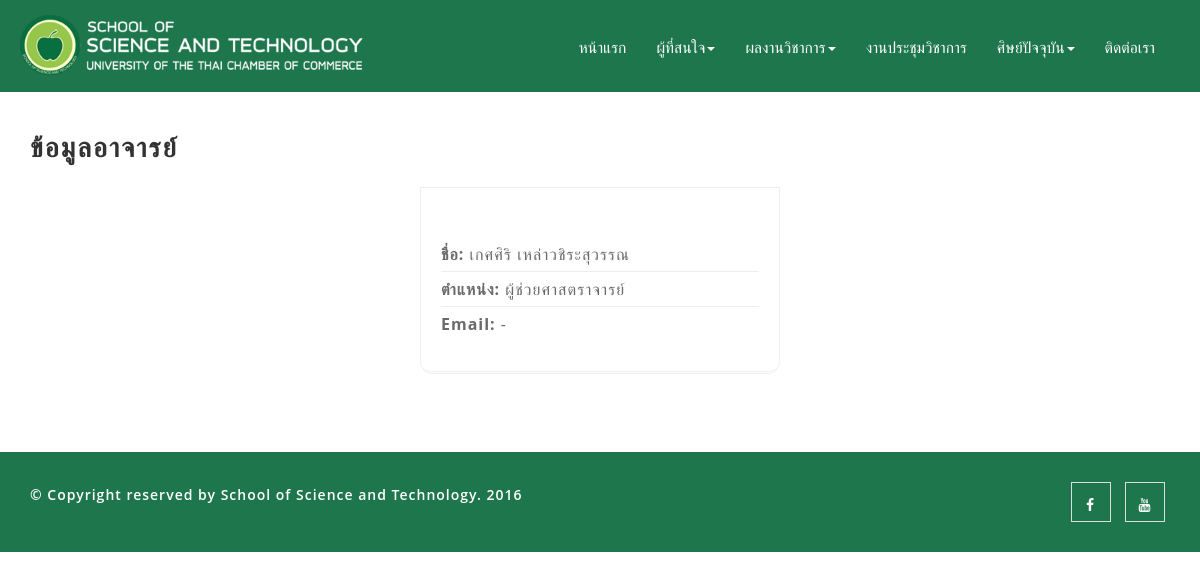
Before: /?page=instructor&instructorID=6 with the older database file.
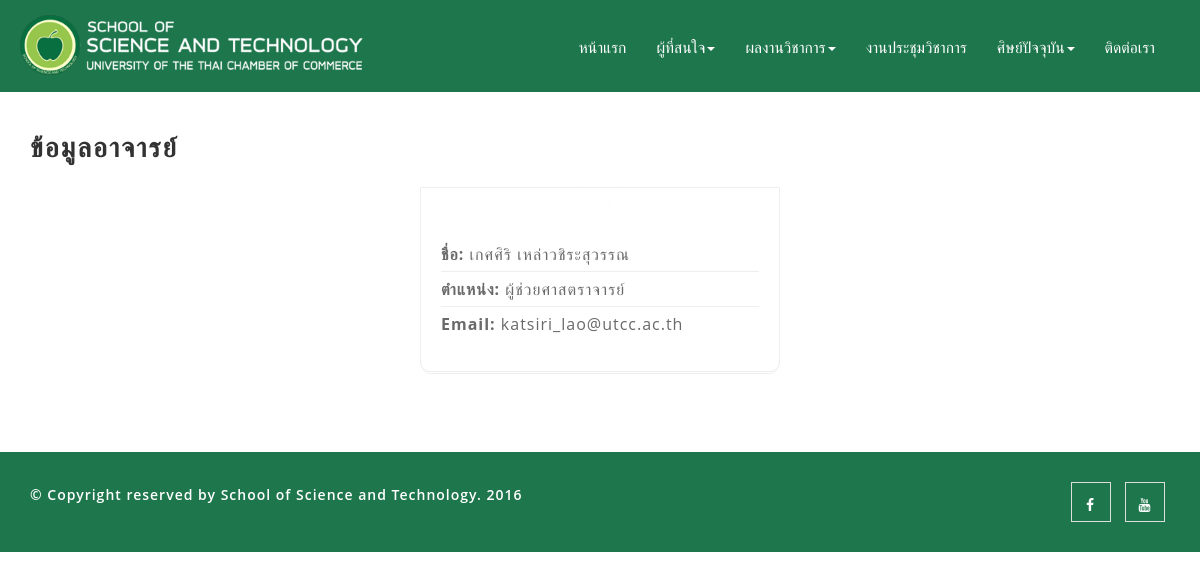
After: the same page with the newer database file.
### tables this page shows
CREATE TABLE IF NOT EXISTS `instructor` (
  `instructorID` int(11) NOT NULL,
  `post` varchar(50) NOT NULL,
  `firstname` varchar(50) NOT NULL,
  `lastname` varchar(50) NOT NULL,
  `email` varchar(100) NOT NULL,
  `courseID` int(11) NOT NULL,
  `website` varchar(250) NOT NULL
);

### config.php (called while the page is built, shortened)
<?php
class Dbconfig {
    function __construct() {
        $this -> serverName = 'localhost';
        $this -> userName = 'science';
        $this -> passCode = 'pass';
        $this -> dbName = 'science';
    }
}
  $page = @$_REQUEST['page']!=""?$_REQUEST['page']:'index';
?>

### class/instructors.php (called while the page is built, shortened)
<?php
  class instructors extends Dbconfig {
    function Mysql()    {
      $dbPara = new Dbconfig();
      $this -> databaseName = $dbPara -> dbName;
      $this -> userName = $dbPara -> userName;
      $this -> passCode = $dbPara ->passCode;
    }
    function dbConnect()    {
        $this -> pdo = new PDO("mysql:dbname={$this -> databaseName};host={$this -> serverName};charset=utf8", $this -> userName, $this -> passCode);
        return $this -> pdo;
    }
    public function getInsInfo($id){
      $sth = $this -> pdo -> prepare("SELECT * FROM `instructor` RIGHT JOIN `course` ON `instructor`.`courseID` = `course`.`courseID` WHERE `instructor`.`instructorID` = '$id'");
      $sth -> execute();
      return $sth->fetch(PDO::FETCH_ASSOC);
    }
  }
?>

### pages/instructor.php (the view, shortened to what this page needs)
<?php
  require_once 'class/instructors.php';
  $ins = new instructors();
  if(!@$_GET['instructorID']) {
    ?><script>window.location.href="?page=instructors";</script><?php
  } else {
    $info = $ins->getInsInfo($_GET['instructorID']);
?>
<section>
  <div style="padding-top:120px;">
  </div>
</section>
    <section id="about" class="about-section section-padding">
      <div class="container">
        <h2 class="section-title wow fadeInUp">ข้อมูลอาจารย์</h2>
        <div class="row">
          <div class="col-md-4 col-md-push-4">
            <div class="biography">
              <div class="myphoto">
              </div>
              <ul>
                <li><strong>ชื่อ:</strong> <?php echo $info['firstname'].'  '.$info['lastname']; ?></li>
                <li><strong>ตำแหน่ง:</strong> <?php echo $info['post']; ?></li>
                <li><strong>Email:</strong> <?php echo $info['email']?$info['email']:'-'; ?></li>
              </ul>
            </div>
          </div>
          <div class="col-md-8">
          </div>
        </div>
      </div>
    </section>
<?php
  }
?>

### index.php (shortened to what this page needs)
<?php
  require_once "config.php";
?>
<!DOCTYPE html>
<html lang="en">
<head>
    <link href="css/bootstrap.min.css" rel="stylesheet">
    <link rel="stylesheet" href="css/owl.carousel.css">
    <link rel="stylesheet" href="css/owl.theme.css">
    <link rel="stylesheet" href="css/animate.css">
    <link rel="stylesheet" href="css/flexslider.css">
    <link href="css/theme.css" rel="stylesheet">
    <link rel="stylesheet" href="css/responsive.css">
    <link rel="stylesheet" href="css/font-awesome.min.css">
    <link rel="stylesheet" href="css/line-icons.min.css">
    <link rel="stylesheet" href="css/custom.css">
</head>
<body id="page-top" data-spy="scroll" data-target=".navbar-fixed-top">
    <nav class="navbar navbar-custom navbar-fixed-top">
        <div class="container">
            <div class="navbar-header">
                <a class="navbar-brand page-scroll" href="?page=index&ref=logo">
                  <img class="logo light" src="images/logo-d.png"/>
                </a>
            </div>
            <div class="collapse navbar-collapse navbar-right navbar-main-collapse">
                <ul class="nav navbar-nav">
                    <li<?php echo $page=='index'?' class="active"':'';?>><a href="?page=index">หน้าแรก</a></li>
                    <li<?php echo $page=='index2'?' class="active"':'';?>>
                      <a class="dropdown-toggle" data-toggle="dropdown" href="javascript:void();">ผู้ที่สนใจ<span class="caret"></span></a>
                    </li>
                    <li<?php echo $page=='index2'?' class="active"':'';?>>
                      <a class="dropdown-toggle" data-toggle="dropdown" href="javascript:void();">ผลงานวิชาการ<span class="caret"></span></a>
                    </li>
                    <li<?php echo $page=='index2'?' class="active"':'';?>>
                      <a href="javascript:void();">งานประชุมวิชาการ</a>
                  </li>
                    <li<?php echo $page=='index2'?' class="active"':'';?>>
                      <a class="dropdown-toggle" data-toggle="dropdown" href="javascript:void();">ศิษย์ปัจจุบัน<span class="caret"></span></a>
                    </li>
                    <li<?php echo $page=='contactus'?' class="active"':'';?>><a href="?page=contactus">ติดต่อเรา</a></li>
                </ul>
            </div>
        </div>
    </nav>
    <?php
      require_once $filePage;
    ?>
    <footer id="section-footer">
        <div class="container">
            <div class="row">
                <div class="col-md-6">
                    <div class="text-left copy">
                        <p>&copy; Copyright reserved by School of Science and Technology. 2016</p>
                    </div>
                </div>
                <div class="col-md-6">
                    <div class="text-right footer-socail">
                        <ul class="list-inline">
                            <li><a href="https://www.facebook.com/utccSciTech/"><i class="fa fa-facebook"></i></a></li>
                            <li><a href="http://www.youtube.com/sctutcc"><i class="fa fa-youtube"></i></a></li>
                        </ul>
                    </div>
                </div>
            </div>
        </div>
    </footer>
</body>
</html>

### css/theme.css (style rules this page uses)
body { width: 100%; height: 100%; line-height: 24px; color: #6a6a6a; font-size: 13px; font-family: 'Open Sans', sans-serif; font-weight: normal; letter-spacing: 1px; }
html { width: 100%; height: 100%; }
a, a:focus, a:active, a:link, img { outline: none; }
a { color:#555; -webkit-transition: color .2s ease; -moz-transition: color .2s ease; -ms-transition: color .2s ease; -o-transition: color .2s ease; transition: color .2s ease; }
a { cursor: pointer; text-decoration: none; color: #323232; transition: all 0.25s ease 0s; -moz-transition: all 0.25s ease 0s; -webkit-transition: all 0.25s ease 0s; -o-transition: all 0.25s ease 0s; }
a:link, a:visited { text-decoration: none; }
p { line-height: 26px; font-size: 14px; font-weight: 400; margin: 0px 0 10px 0; color: #888; letter-spacing: 1px; }
img { height: auto; max-width: 100%; border: none; outline: none; transition: all 0.2s ease 0s; -moz-transition: all 0.2s ease 0s; -webkit-transition: all 0.2s ease 0s; -o-transition: all 0.2s ease 0s; }
ul,li { list-style-type: none; margin: 0px; padding: 0px; }
h1, h2, h3, h4, h5, h6 { color: #323232; text-transform: uppercase; font-family: 'Raleway', sans-serif; font-weight: 600; margin-top: 0px; margin-bottom: 10px; }
h2 { font-size: 27px; letter-spacing: 2px; line-height: 37px; margin-bottom: 20px; padding-top: 10px; }
.section-padding { padding-bottom: 80px; }
.navbar-custom { margin-bottom: 0; border-bottom: 1px solid rgba(255,255,255,.3); text-transform: uppercase; font-family: Montserrat,"Helvetica Neue",Helvetica,Arial,sans-serif; background-color: #000; }
.navbar-custom .navbar-brand { font-weight: 700; }
.navbar-custom a { color: #fff; }
.navbar-custom .nav li a { -webkit-transition: background .3s ease-in-out; -moz-transition: background .3s ease-in-out; transition: background .3s ease-in-out; }
@media (min-width:768px) { .navbar-custom { padding: 20px 0; border-bottom: 0; letter-spacing: 1px; background: 0 0; -webkit-transition: background .5s ease-in-out,padding .5s ease-in-out; -moz-transition: background .5s ease-in-out,padding .5s ease-in-out; transition: background .5s ease-in-out,padding .5s ease-in-out; } }
#section-footer { padding: 30px 0px; background: #232323; }
#section-footer p { color: #fff; }
.footer-socail li a { display: inline-block; text-align: center; width: 40px; height: 40px; color: #ddd; border: 1px solid#444; }
.footer-socail li a i { padding-top: 15px; font-size: 14px; }
.copy p { font-weight: 600; }

### css/responsive.css (style rules this page uses)
@media (min-width : 992px) { .navbar-custom .navbar-nav > li > a { padding: 16px 15px; letter-spacing: 0px; font-size: 12px; } }

### css/custom.css (style rules this page uses)
.navbar-custom { background-color: rgba(5,104,57,.9) !important; }
.navbar-nav > li > a { font-size: 1.3em; }
a.navbar-brand { padding: 5px; }
img.logo { max-width:100%; max-height: 100%; }
.biography { border-bottom-left-radius: 10px; border-bottom-right-radius: 10px; border:1px solid #EEEEEE; position: relative; }
.biography::after { content: ""; border-bottom: 1px solid #EEEEEE; position: absolute; bottom: -3px; width: 100%; border-radius: 10px; height: 20px; }
.myphoto { position: relative; background: url(../images/photo-frame.png) bottom center no-repeat; background-size: contain; }
.biography ul { padding:25px 20px 30px; }
.biography ul li { padding:5px 0; font-size: 16px; border-bottom:1px solid #EEEEEE; }
.biography ul li:last-child { border-bottom:0; }
@media (min-width : 768px) { img.logo.light { display: block !important; } }
@media (min-width : 768px) { nav.navbar a.navbar-brand { margin: -10px 0px; height: 70px; } }
@media (min-width : 768px) { .navbar-custom .nav li a { font-size: 1.2em !important; } }
#section-footer { background-color: rgba(5,104,57,.9) !important; }
.footer-socail li a { border: 1px solid #ddd; color: #fff; }

Changed rows visible on the page:
changed instructor "เกศศิริ": email (not shown) → "katsiri_lao@utcc.ac.th"
